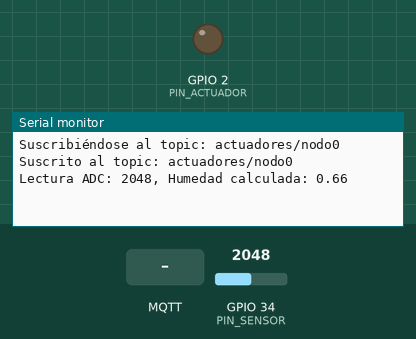
Bench run of a program on a simulated ESP32. On the bench: output pins drawn as LEDs (lit = HIGH), the last lines printed to the serial monitor. The inputs (shaded band) are chosen by the test bench; at power-on: GPIO 34 (PIN_SENSOR) = 2048. No MQTT or app messages arrive unless stated.

Above: at 2.7 s.
2.8 s: MQTT message "1" arrives on the first subscribed topic
At 3.8 s:
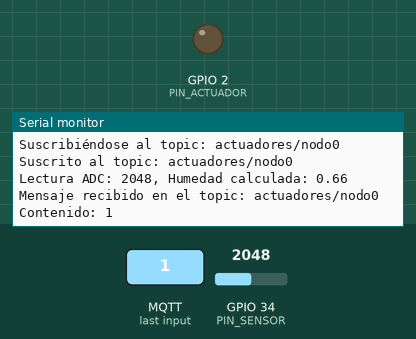
4.3 s: MQTT message "on" arrives on the first subscribed topic
At 5.0 s:
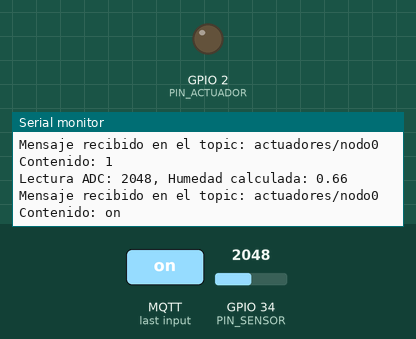
5.8 s: MQTT message "off" arrives on the first subscribed topic
At 5.96 s:
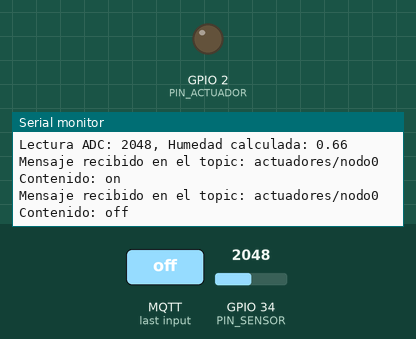

Measured:
- after the input at 2.8 s, the serial monitor: prints a new line at once (image 1)
- after the input at 4.3 s, the serial monitor: prints a new line at once (image 2)
- after the input at 5.8 s, the serial monitor: prints a new line at once (image 3)

The program:

main.cpp
```cpp
// Librerías necesarias

#include <mqtt_lib.h>
#include <utilities.h>
#include "headers.h"

// Objetos globales
WiFiClient espClient; // Cliente MQTT
PubSubClient client(espClient);

const char *mqtt_server = "192.168.0.205"; // Reemplaza con la IP del server MQTT local
//
bool estadoValvula = false; // Estado de la válvula (apagada por defecto)

// Intervalo de envío de datos del sensor (milisegundos)
const unsigned long INTERVALO_SENSOR = 2000;
unsigned long ultimaLectura = 0; // Temporizador

void setup()
{
  Serial.begin(115200);

  // ── Pines de Hardware ─────────────────────────────────────
  // pinMode(PIN_SENSOR, INPUT);
  pinMode(PIN_ACTUADOR, OUTPUT);
  digitalWrite(PIN_ACTUADOR, LOW); // Apagar la válvula por defecto

  // ── WiFiManager ────────────────────────────────────────────
  // Conectamos a WiFi usando WiFiManager (crea un AP de configuración si no se conecta)
  wifiManagerSetup();

  // ── MQTT ─────────────────────────────────────────────

  connectToMQTT();
}
void loop()
{
  if (!client.connected())
  {
    connectToMQTT();
  }
  client.loop(); // Es el encargado de llamar al callback si llegan datos
  // Envio datos del sensor cada INTERVALO_SENSOR milisegundos
  unsigned long ahora = millis();
  if (ahora - ultimaLectura >= INTERVALO_SENSOR)
  {
    ultimaLectura = ahora;
    enviarAlServidorMQTT();
  }
}
```

headers.h
```cpp
#ifndef HEADERS_H
#define HEADERS_H

#define nodo 0

// ─── Pines de Hardware ──────────────────────────────────────
#define PIN_SENSOR 34           // GPIO34 → datos del sensor de humedad capacitivo
#define PIN_ACTUADOR 2          // GPIO2 → control de la válvula (relevo o transistor)
#define TIPO_SENSOR "hum_suelo" // Tipo de sensor

#endif
```
